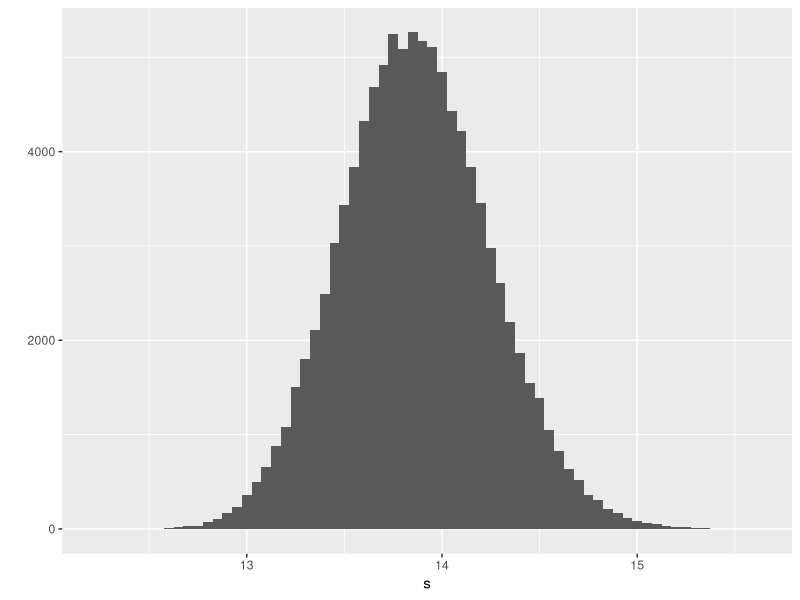
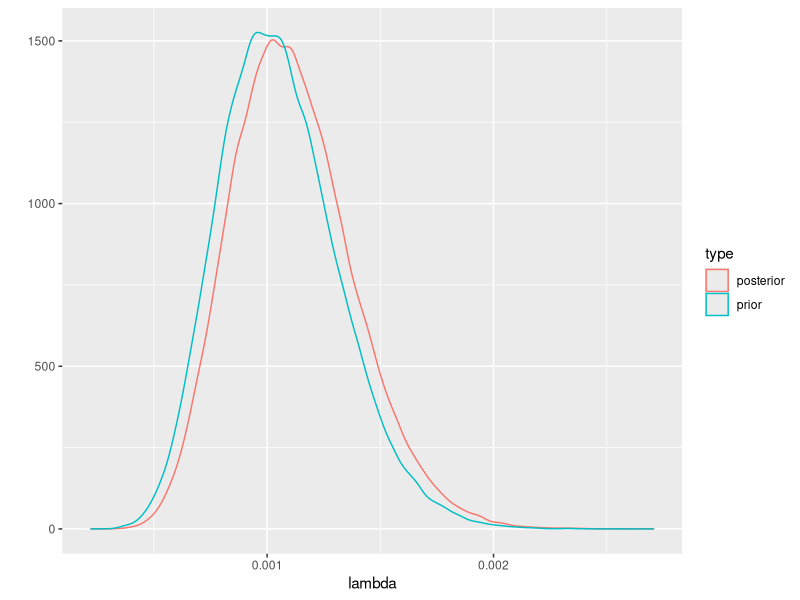
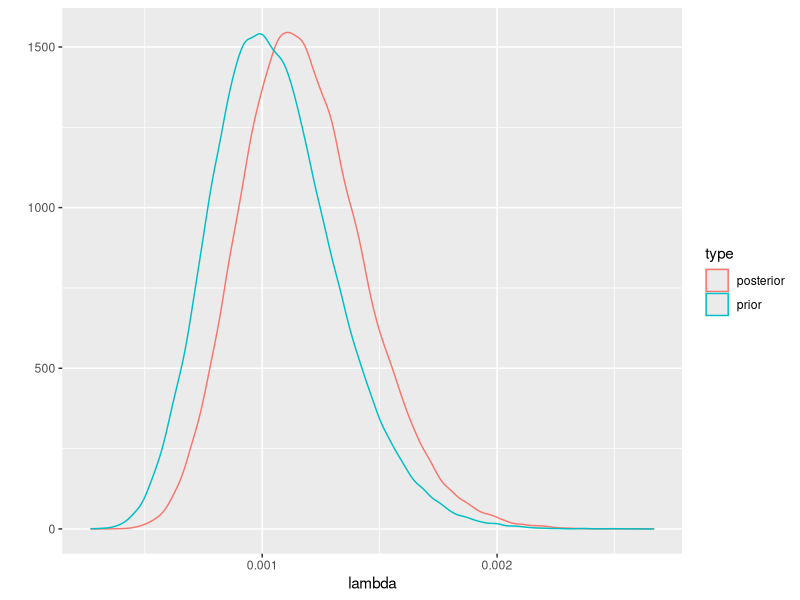

Generate these figures, in order, with R:

command.arguments <- commandArgs(trailingOnly = TRUE);
output.directory  <- command.arguments[1];

####################################################################################################
setwd(output.directory);
library(LearnBayes);
library(ggplot2);

### SECTION 3.2 ####################################################################################
data(footballscores);
str(footballscores);

### Fig. 3.1, p.41 
n <- nrow(footballscores);
d <- footballscores[,'favorite'] - footballscores[,'underdog'] - footballscores[,'spread'];
v <- sum(d^2);

sample.size <- 1e+5;
P <- rchisq(n = sample.size, df = n) / v;
s <- sqrt(1/P);

### point and interval estimates for sigma:
quantile(x = s, probs = c(0.025, 0.5, 0.975));

png("Fig3-1_histogram-sampled-standard-deviations.png");
qplot(x = s, geom = c("histogram"), binwidth = 0.05);
dev.off();

### SECTION 3.3 ####################################################################################
alpha       <- 16;
beta        <- 15174;
y           <- seq(0,10,1);
sample.size <- 1e+5;

### Hospital A prior predictive density, p.43
y.observed <- 1;
exposure   <- 66;

lambda.prior.sample.A <- rgamma(n = sample.size, shape = alpha, rate = beta);
temp <- t(sapply(
	X   = y,
	FUN = function(x) { return(dpois(x = x, lambda = exposure * lambda.prior.sample.A)); }
	));
prior.predictive.density <- rowMeans(temp);

### Hospital A posterior predictive density
lambda.posterior.sample.A <- rgamma(
	n     = sample.size,
	shape = alpha + y.observed,
	rate  = beta + exposure
	);
temp <- t(sapply(
	X   = y,
	FUN = function(x) { return(dpois(x = x, lambda = exposure * lambda.posterior.sample.A)); }
	));
posterior.predictive.density <- rowMeans(temp);

sum(prior.predictive.density);
sum(posterior.predictive.density);
cbind(
	y,
	prior.predictive     = round(prior.predictive.density,5),
	posterior.predictive = round(posterior.predictive.density,5)
	);

### Hospital B prior predictive density, p.43
y.observed <- 4;
exposure   <- 1767;

lambda.prior.sample.B <- rgamma(n = sample.size, shape = alpha, rate = beta);
temp <- t(sapply(
	X   = y,
	FUN = function(x) { return(dpois(x = x, lambda = exposure * lambda.prior.sample.B)); }
	));
prior.predictive.density <- rowMeans(temp);

### Hospital B posterior predictive density
lambda.posterior.sample.B <- rgamma(
	n     = sample.size,
	shape = alpha + y.observed,
	rate  = beta + exposure
	);
temp <- t(sapply(
	X   = y,
	FUN = function(x) { return(dpois(x = x, lambda = exposure * lambda.posterior.sample.B)); }
	));
posterior.predictive.density <- rowMeans(temp);

sum(prior.predictive.density);
sum(posterior.predictive.density);
cbind(
	y,
	prior.predictive     = round(prior.predictive.density,5),
	posterior.predictive = round(posterior.predictive.density,5)
	);

### Fig. 3.2, p.45
png("Fig3-2_hospital-A-prior-posterior-densities.png");
DF.prior <- data.frame(
	lambda = lambda.prior.sample.A,
	type = rep("prior",length(lambda.prior.sample.A))
	);
DF.posterior <- data.frame(
	lambda = lambda.posterior.sample.A,
	type = rep("posterior",length(lambda.posterior.sample.A))
	);
DF.temp <- rbind(DF.prior,DF.posterior);
qplot(data = DF.temp, x = lambda, color = type, geom = c("density"));
dev.off();

png("Fig3-2_hospital-B-prior-posterior-densities.png");
DF.prior <- data.frame(
	lambda = lambda.prior.sample.B,
	type = rep("prior",length(lambda.prior.sample.B))
	);
DF.posterior <- data.frame(
	lambda = lambda.posterior.sample.B,
	type = rep("posterior",length(lambda.posterior.sample.B))
	);
DF.temp <- rbind(DF.prior,DF.posterior);
qplot(data = DF.temp, x = lambda, color = type, geom = c("density"));
dev.off();

### SECTION 3.4 ####################################################################################
